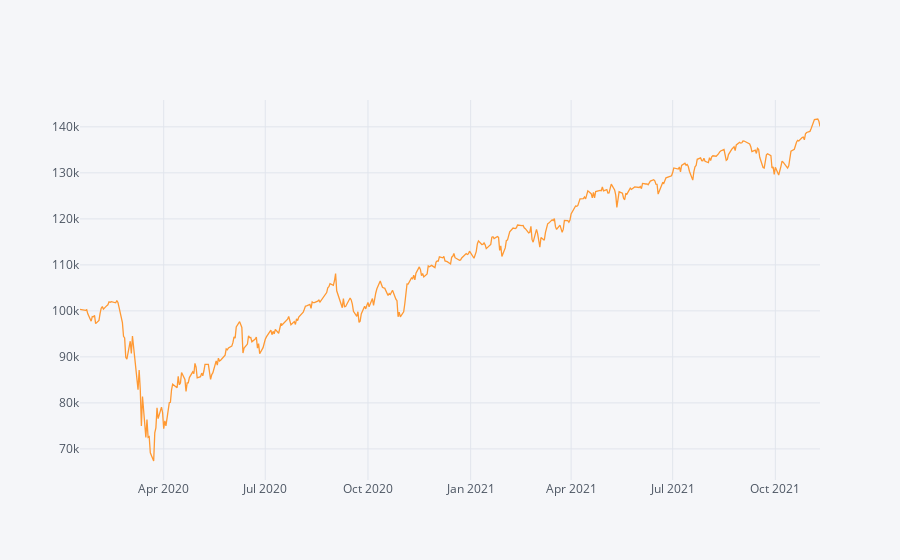

Notebook source saved alongside this figure:
### Code cell
#Todo:
# Calculate the Absolute Return of a buy-and-hold strategy in the same period
absolute_return_bh = (r_df.Close.iloc[-1]-r_df.Open.iloc[0])/r_df.Open.iloc[0]
# Calculate the CAGR or a buy-and-hold trading strategy
CAGR_bh = ((r_df.Close.iloc[-1]/r_df.Open.iloc[0])**(252/len(df)))-1
#or
CAGR_bh = ((r_df.Close.iloc[-1]/r_df.Open.iloc[0])**(365/(df.index[-1] - df.index[0]).days))-1

# Calculate the IR (Sharpe without RF-rate) of a buy-and-hold trading strategy
information_ratio_bh = (r_df.Close.pct_change().mean()/r_df.Close.pct_change().std())*((252) **0.5)

#Plot the equity curve (hint: use 'close' returns and your initial capital value to generate an equity curve)
((r_df.Close.pct_change().dropna()+1).cumprod()*starting_capital).iplot()
#or
((r_df.Close.pct_change().dropna()+1).cumprod()*starting_capital).plot()

### Figure 1 — Plotly figure (JSON) as saved in the notebook; plotly's stock layout.template omitted (floating-point values rounded to 4 significant figures; data arrays with more than 128 entries replaced by an {"elided": "..."} marker saying what was removed)
{"data": [{"line": {"color": "rgba(255, 153, 51, 1.0)", "dash": "solid", "shape": "linear", "width": 1.3}, "mode": "lines", "name": "Close", "text": "", "type": "scatter", "x": {"elided": "459 str values"}, "y": {"elided": "459 float values"}}], "layout": {"autosize": true, "legend": {"bgcolor": "#F5F6F9", "font": {"color": "#4D5663"}}, "paper_bgcolor": "#F5F6F9", "plot_bgcolor": "#F5F6F9", "title": {"font": {"color": "#4D5663"}, "x": 0.5}, "xaxis": {"autorange": true, "gridcolor": "#E1E5ED", "range": ["2020-01-17", "2021-11-10"], "showgrid": true, "tickfont": {"color": "#4D5663"}, "title": {"font": {"color": "#4D5663"}, "text": ""}, "type": "date", "zerolinecolor": "#E1E5ED"}, "yaxis": {"autorange": true, "gridcolor": "#E1E5ED", "range": [63240.0, 145800.0], "showgrid": true, "tickfont": {"color": "#4D5663"}, "title": {"font": {"color": "#4D5663"}, "text": ""}, "type": "linear", "zerolinecolor": "#E1E5ED"}}}
